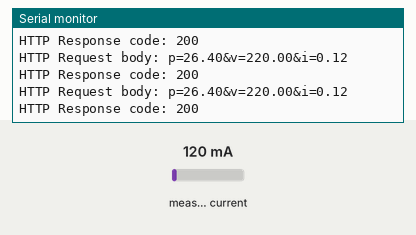
A sketch run on a simulated ESP8266 (NodeMCU). Shown: the last lines printed to the serial monitor. The inputs (shaded band) are chosen by the test bench; at power-on: measured current 120 mA. WiFi joins after 1.5 s; servers stay silent unless stated; uploads are accepted with an empty reply.

Above: at 2.7 s.
2.8 s: measured current set to 40 mA
At 3.0 s:
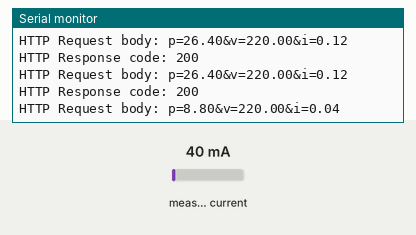
4.3 s: measured current set to 500 mA
At 4.52 s:
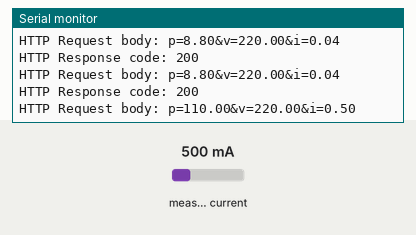
Timing chart, 0 to 7.3 s (numbered marks = the images above; inputs shaded):
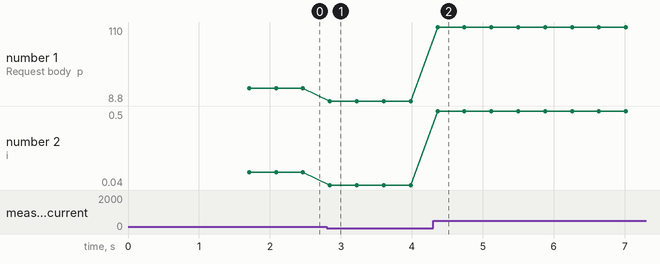

Measured:
- after the input at 2.8 s, the serial monitor: prints a new line at once (image 1)
- after the input at 4.3 s, the serial monitor: prints a new line after 0.06 s (image 2)
- plotted number 1: 26.4 → 8.8 after the input at 2.8 s, 8.8 → 110 after the input at 4.3 s
- plotted number 2: 0.12 → 0.04 after the input at 2.8 s, 0.04 → 0.5 after the input at 4.3 s

The sketch:

main.ino
```cpp
#include "stdlib.h"
#include "EmonLib.h"
#include "string.h"

#include <ESP8266WiFi.h>
#include <ESP8266HTTPClient.h>
#include <WiFiClient.h>

float networkV = 220.0;

const char* ssid = "...";
const char* password = "...";

const char* host = "...";
const int   port = 80;

EnergyMonitor energyMonitor;

void setup()
{
  Serial.begin(9600);
  Serial.println("");
  Serial.println("Starting");

  energyMonitor.current(0, 9);

 // WiFi.mode(WIFI_STA);
  WiFi.begin(ssid, password);

  while (WiFi.status() != WL_CONNECTED)
  {
     delay(500);
     Serial.print("*");
  }

  Serial.println("");
  Serial.println("WiFi connection Successful");
  Serial.print("The IP Address of ESP8266 Module is: ");
  Serial.println(WiFi.localIP());// Print the IP address

  Serial.println("Ready");
}


void loop()
{
  double i = energyMonitor.calcIrms(1484);
  double p = i * networkV;


  HTTPClient http;
  http.begin(host);
  http.addHeader("Content-Type", "application/x-www-form-urlencoded");
  http.addHeader("Authorization", "Basic ...");

  String body = String("p=" + String(p) + "&v=" + String(networkV) + "&i=" + String(i));

  Serial.print("HTTP Request body: ");
  Serial.println(body);

  int httpResponseCode = http.POST(body);

  Serial.print("HTTP Response code: ");
  Serial.println(httpResponseCode);

  // Free resources
  http.end();

}
```
